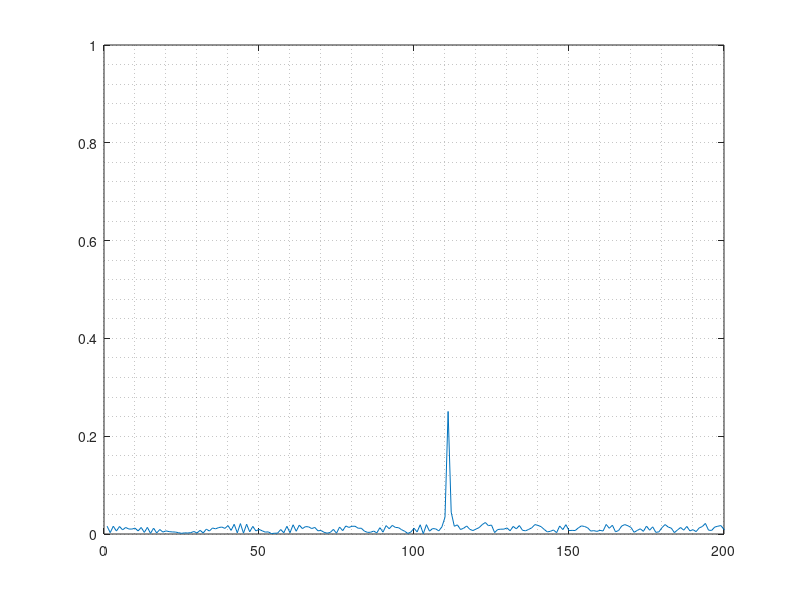
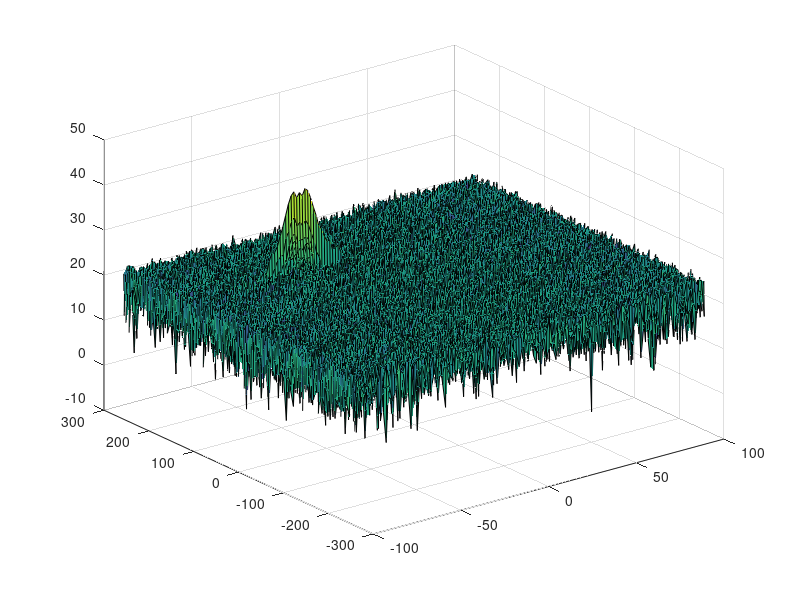
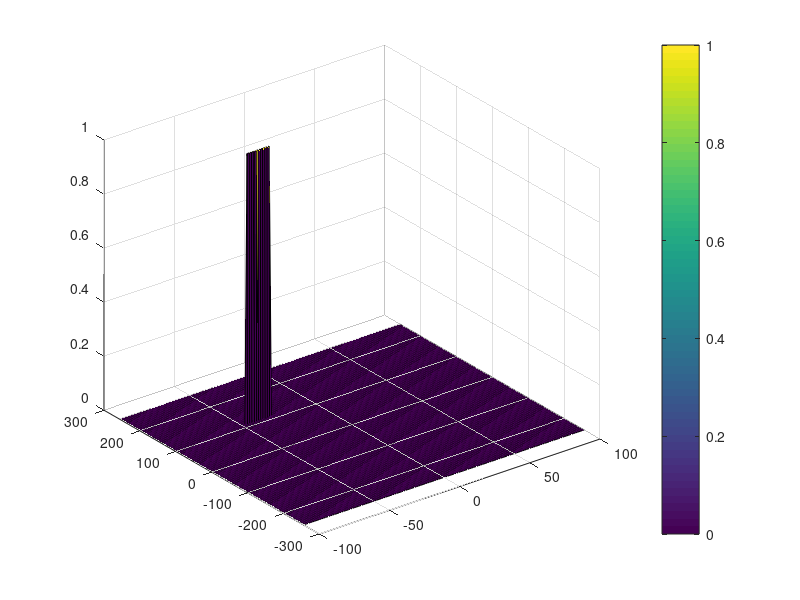

Here is the MATLAB script that generated these plots, in order:
clear
clc
close all

%% Radar Specifications 
%%%%%%%%%%%%%%%%%%%%%%%%%%%
% Frequency of operation = 77GHz
% Max Range = 200m
% Range Resolution = 1 m
% Max Velocity = 100 m/s
%%%%%%%%%%%%%%%%%%%%%%%%%%%

%speed of light = 3e8
%% User Defined Range and Velocity of target
% *%TODO* :
% define the target's initial position and velocity. Note : Velocity
% remains contant
x0 = 110;
v0 = -40;


%% FMCW Waveform Generation

%Design the FMCW waveform by giving the specs of each of its parameters.
% Calculate the Bandwidth (B), Chirp Time (Tchirp) and Slope (slope) of the FMCW
% chirp using the requirements above.
d_res = 1;
c = 3*10^8;
RMax = 200;

Bsweep = c/(2*d_res); %Bandwidth
Tchirp = 5.5*2*RMax/c; %chirp time
alpha = Bsweep/Tchirp; %slope of chirps

%Operating carrier frequency of Radar 
fc= 77e9;             %carrier freq

                                                          
%The number of chirps in one sequence. Its ideal to have 2^ value for the ease of running the FFT
%for Doppler Estimation. 
Nd=128;                   % #of doppler cells OR #of sent periods % number of chirps

%The number of samples on each chirp. 
Nr=1024;                  %for length of time OR # of range cells

% Timestamp for running the displacement scenario for every sample on each
% chirp
t=linspace(0,Nd*Tchirp,Nr*Nd); %total time for samples


%Creating the vectors for Tx, Rx and Mix based on the total samples input.
Tx=zeros(1,length(t)); %transmitted signal
Rx=zeros(1,length(t)); %received signal
Mix = zeros(1,length(t)); %beat signal

%Similar vectors for range_covered and time delay.
r_t=zeros(1,length(t));
td=zeros(1,length(t));


%% Signal generation and Moving Target simulation
% Running the radar scenario over the time. 

for i=1:length(t)         
    %For each time stamp update the Range of the Target for constant velocity. 
    if(i>1)
        r_t(i) = x0 + v0*t(i);
    else
        r_t(i) = x0;
    end
    td(i) = 2*r_t(i)/c;
    %For each time sample we need update the transmitted and
    %received signal. 
    
    Tx(i) = cos(2*pi*(fc*t(i)+alpha*t(i)^2/2));
    Rx(i) = cos(2*pi*(fc*(t(i)-td(i)) + (alpha*(t(i)-td(i))^2)/2));
    
    %Now by mixing the Transmit and Receive generate the beat signal
    %This is done by element wise matrix multiplication of Transmit and
    %Receiver Signal
    Mix(i) = Tx(i).*Rx(i);  %Beat Signal
    
end
%% RANGE MEASUREMENT

%reshape the vector into Nr*Nd array. Nr and Nd here would also define the size of
%Range and Doppler FFT respectively.

%run the FFT on the beat signal along the range bins dimension (Nr) and
%normalize.
sig_fft = fft(Mix,Nr)./Nr;

 % *%TODO* :
% Take the absolute value of FFT output
sig_fft = abs(sig_fft);

 % *%TODO* :
% Output of FFT is double sided signal, but we are interested in only one side of the spectrum.
% Hence we throw out half of the samples.
sig_fft = sig_fft(1:(Nr/2));


%plotting the range
figure ('Name','Range from First FFT')
%subplot(2,1,1)

 % *%TODO* :
 % plot FFT output 
plot(sig_fft); grid minor
axis ([0 200 0 1]);



%% RANGE DOPPLER RESPONSE
% The 2D FFT implementation is already provided here. This will run a 2DFFT
% on the mixed signal (beat signal) output and generate a range doppler
% map.You will implement CFAR on the generated RDM


% Range Doppler Map Generation.

% The output of the 2D FFT is an image that has reponse in the range and
% doppler FFT bins. So, it is important to convert the axis from bin sizes
% to range and doppler based on their Max values.

Mix=reshape(Mix,[Nr,Nd]);

% 2D FFT using the FFT size for both dimensions.
sig_fft2 = fft2(Mix,Nr,Nd);

% Taking just one side of signal from Range dimension.
sig_fft2 = sig_fft2(1:Nr/2,1:Nd);
sig_fft2 = fftshift (sig_fft2);
RDM = abs(sig_fft2);
RDM = 10*log10(RDM) ;

%use the surf function to plot the output of 2DFFT and to show axis in both
%dimensions
doppler_axis = linspace(-100,100,Nd);
range_axis = linspace(-200,200,Nr/2)*((Nr/2)/400);
figure,surf(doppler_axis,range_axis,RDM);

%% CFAR implementation

%Slide Window through the complete Range Doppler Map

% *%TODO* :
%Select the number of Training Cells in both the dimensions.
Tcr = 10;
Tcd = 4;

% *%TODO* :
%Select the number of Guard Cells in both dimensions around the Cell under 
%test (CUT) for accurate estimation
Gcr = 5;
Gcd = 2;

% *%TODO* :
% offset the threshold by SNR value in dB
offset = 1.35;

% *%TODO* :
%Create a vector to store noise_level for each iteration on training cells
noise_level = zeros(Nr/2-2*(Tcd+Gcd),Nd-2*(Tcr+Gcr));
gridSize = (2*Tcr+2*Gcr+1)*(2*Tcd+2*Gcd+1);
trainingCellsNum = gridSize-(2*Gcr+1)*(2*Gcd+1);

% *%TODO* :
%design a loop such that it slides the CUT across range doppler map by
%giving margins at the edges for Training and Guard Cells.
%For every iteration sum the signal level within all the training
%cells. To sum convert the value from logarithmic to linear using db2pow
%function. Average the summed values for all of the training
%cells used. After averaging convert it back to logarithimic using pow2db.
%Further add the offset to it to determine the threshold. Next, compare the
%signal under CUT with this threshold. If the CUT level > threshold assign
%it a value of 1, else equate it to 0.

CFAR_sig = zeros(size(RDM));


   % Use RDM[x,y] as the matrix from the output of 2D FFT for implementing
   % CFAR
for j=1:Nd-2*(Tcr+Gcr)
    for i=1:Nr/2-2*(Tcd+Gcd)
        %I want to extract only the Training cells. To do that, I at first get
        %the sliding patch and, after converting it to power from decibel,
        %I set to zero whatever it is not in the position of
        %training cells; the zero submatrix will not contribute to the sum
        %over the whole patch and, by dividing for the number of training 
        %cells I will get the noise mean level
        
        trainingCellsPatch = db2pow(RDM(i:i+2*(Tcd+Gcd),j:j+2*(Gcr+Tcr)));
        trainingCellsPatch(Tcd+1:end-Tcd,Tcr+1:end-Tcr) = 0;
        
        noise_level(i,j) = pow2db(sum(sum(trainingCellsPatch))/trainingCellsNum);
        sigThresh = noise_level(i,j)*offset;
        if RDM(i+(Tcd+Gcd),j+(Tcd+Gcr))>sigThresh
            CFAR_sig(i+(Tcd+Gcd),j+(Tcd+Gcr)) = 1;
        else
            CFAR_sig(i+(Tcd+Gcd),j+(Tcd+Gcr)) = 0;
        end
           
    end
end




% *%TODO* :
% The process above will generate a thresholded block, which is smaller 
%than the Range Doppler Map as the CUT cannot be located at the edges of
%matrix. Hence,few cells will not be thresholded. To keep the map size same
% set those values to 0. 
 


%not necessary





% *%TODO* :
%display the CFAR output using the Surf function like we did for Range
%Doppler Response output.
figure,surf(doppler_axis,range_axis,CFAR_sig);
colorbar;


 
 